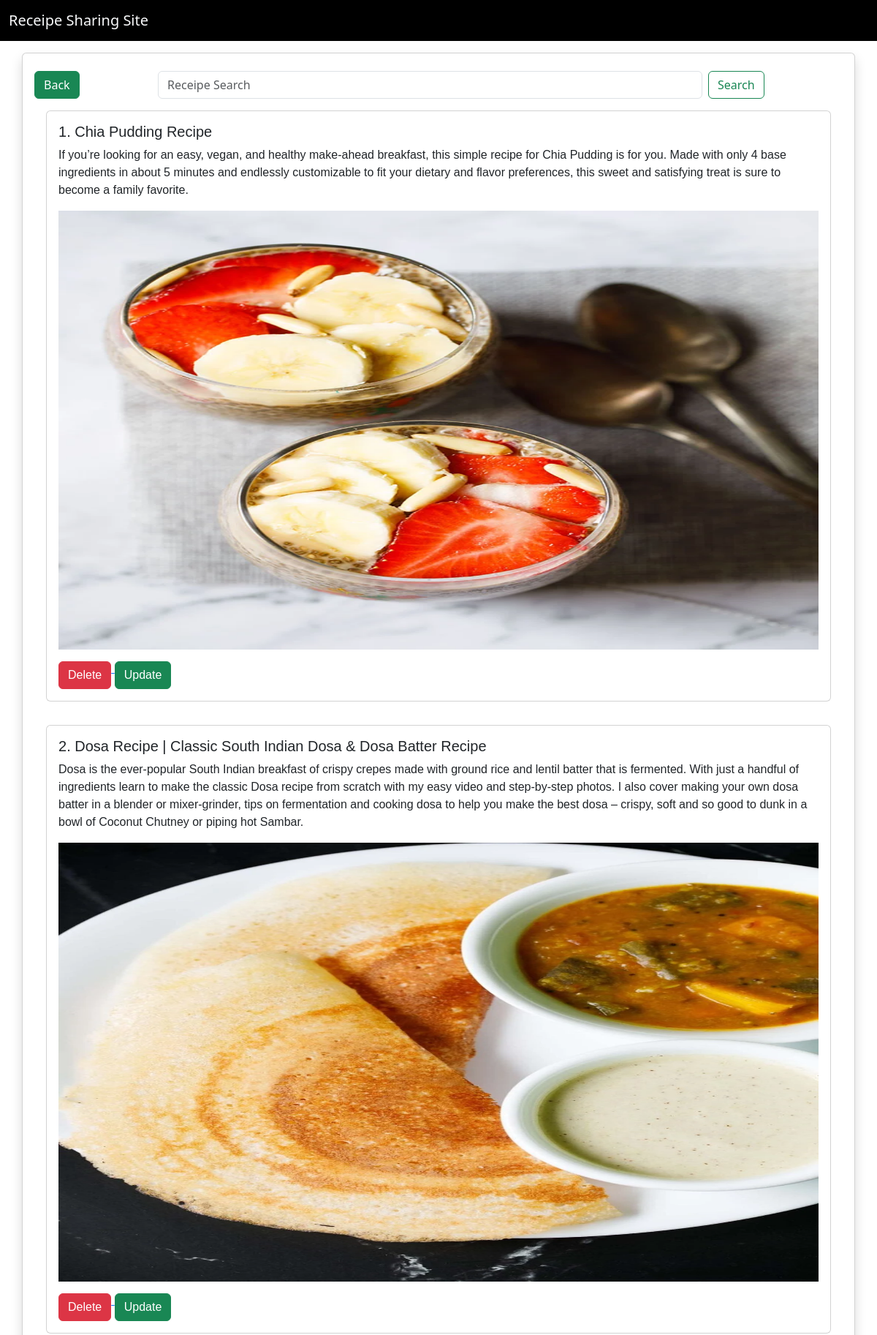
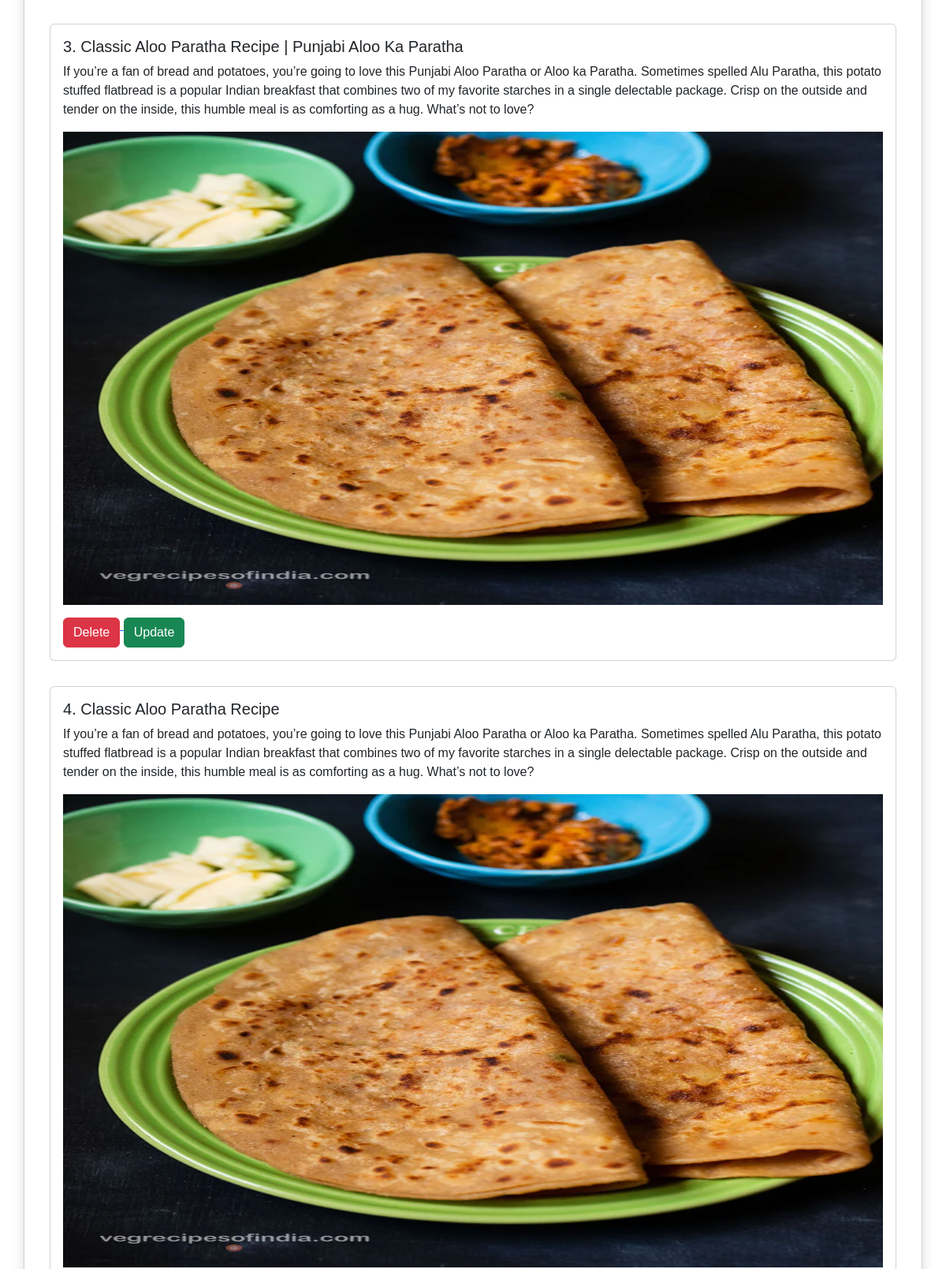
The app's page /receipe/ (upper part) with its own data (2 pictures, top to bottom).
### vege/models.py (models this page shows)
class Receipe(models.Model):
    receipe_name = models.CharField(max_length=50)
    receipe_desc = models.TextField()
    receipe_image = models.ImageField(upload_to="receipe")

### vege/views.py (the view)
# urls.py: path('receipe/', receipes, name='receipes'),
def receipes(request):
    data = Receipe.objects.all()
    if request.GET.get('search'):
        data = data.filter(receipe_name__icontains = request.GET.get('search'))
    return render(request, 'receipe.html', context={'receipe': data})

### vege/templates/receipe.html (shortened to what this page needs)
{% load static %}
<!DOCTYPE html>
<html>
  <head>
    <link rel="stylesheet" type="text/css" href="{% static 'receipe.css' %}" />
    <link
      href="https://cdn.jsdelivr.net/npm/bootstrap@5.3.1/dist/css/bootstrap.min.css"
      rel="stylesheet"
    />
  </head>
  <body>
    <nav class="navbar bg-black">
      <div class="container-fluid">
        <a class="navbar-brand text-light" href="#">Receipe Sharing Site</a>
      </div>
    </nav>
    <div class="container card p-3 mt-3 shadow l-g">
      <span class='d-flex'>
        <a href="{% url 'home' %}">
          <button type="submit" class="btn btn-success mt-2">Back</button>
        </a>
        <form class="d-flex mx-auto mt-2 w-75" role="search">
          <input class="form-control me-2" type="search" placeholder="Receipe Search" aria-label="Search" name="search">
          <button class="btn btn-outline-success" type="submit">Search</button>
        </form>
      </span>
      {% for i in receipe %}
      <div class='receipe_section card p-3 m-3 receipe'>
        <h5>{{forloop.counter}}. {{ i.receipe_name }}</h5>
        <p>{{ i.receipe_desc }}</p>
        <img class="receipe_image" src="/media/{{i.receipe_image}}"></img>
        <span>
          <a href="/delete/receipe/{{i.id}}">
            <button type="submit" class="btn btn-danger mt-3">Delete</button>
          </a>
          <a href="/update/receipe/{{i.id}}">
            <button type="submit" class="btn btn-success mt-3">Update</button>
          </a>
        </span>
      </div>
      {% endfor %}
    </div>
  </body>
</html>

### vege/static/receipe.css (style rules this page uses)
* { margin: 0; padding: 0; box-sizing: border-box; }
.receipe { font-family: Arial, Helvetica, sans-serif; margin: 10px auto; }
.receipe_image { width: auto; height: 600px; }

### records on screen
Receipe: receipe_name "Chia Pudding Recipe", receipe_desc "If you’re looking for an easy, vegan, and healthy make-ahead breakfast, this simple recipe for Chia Pudding is for you. Made with only 4 base ingredients in about 5 minutes and endlessly customizable to fit your dietary and flavor preferences, this sweet and satisfying treat is sure to become a family favorite.", receipe_image (picture)
Receipe: receipe_name "Dosa Recipe | Classic South Indian Dosa & Dosa Batter Recipe", receipe_desc "Dosa is the ever-popular South Indian breakfast of crispy crepes made with ground rice and lentil batter that is fermented. With just a handful of ingredients learn to make the classic Dosa recipe from scratch with my easy video and step-by-step photos. I also cover making your own dosa batter in a blender or mixer-grinder, tips on fermentation and cooking dosa to help you make the best dosa – crispy, soft and so good to dunk in a bowl of Coconut Chutney or piping hot Sambar.", receipe_image (picture)
Receipe: receipe_name "Classic Aloo Paratha Recipe | Punjabi Aloo Ka Paratha", receipe_desc "If you’re a fan of bread and potatoes, you’re going to love this Punjabi Aloo Paratha or Aloo ka Paratha. Sometimes spelled Alu Paratha, this potato stuffed flatbread is a popular Indian breakfast that combines two of my favorite starches in a single delectable package. Crisp on the outside and tender on the inside, this humble meal is as comforting as a hug. What’s not to love?", receipe_image (picture)
Receipe: receipe_name "Classic Aloo Paratha Recipe", receipe_desc "If you’re a fan of bread and potatoes, you’re going to love this Punjabi Aloo Paratha or Aloo ka Paratha. Sometimes spelled Alu Paratha, this potato stuffed flatbread is a popular Indian breakfast that combines two of my favorite starches in a single delectable package. Crisp on the outside and tender on the inside, this humble meal is as comforting as a hug. What’s not to love?", receipe_image (picture)
